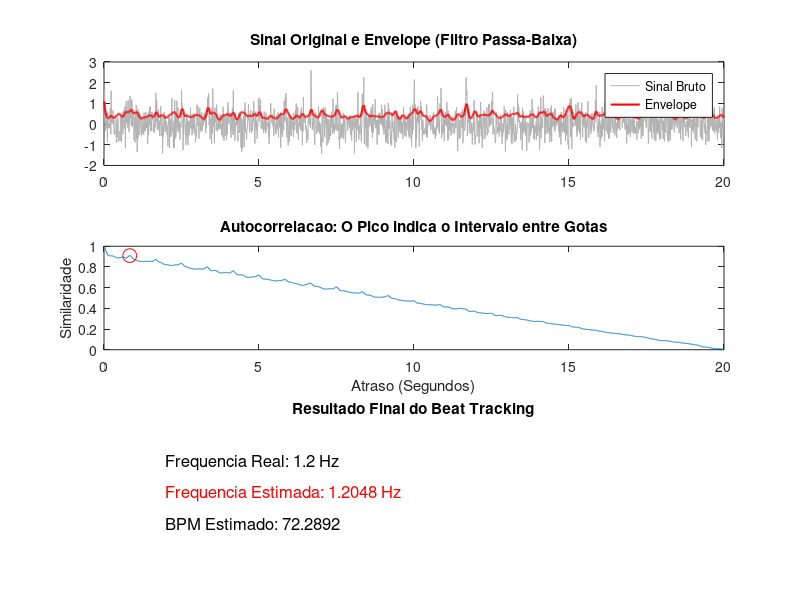

Recreate this plot in MATLAB.
pkg load signal; % Necessario para a funcao findpeaks no Octave
clear all; close all; clc;

% --- 1. Parametros e Sinal de Teste ---
fs = 100;               % Frequencia de amostragem (Hz)
T_total = 20;           % 20 segundos de video
t = 0:1/fs:T_total-1/fs;

% Simulando gotas reais (pulsos curtos) a 1.2 Hz (72 BPM)
f_real = 1.2; 
sinal_puro = mod(t, 1/f_real) < 0.05; % Gera pulsos de 50ms
ruido = 0.5 * randn(size(t));         % Ruido branco forte
x = sinal_puro + ruido;

% --- 2. Pre-processamento (Extracao de Envelope) ---
x_rect = abs(x);
[b, a] = butter(2, 5/(fs/2)); % Filtro passa-baixa de 5Hz para limpar o ruido
envelope = filtfilt(b, a, x_rect);

% --- 3. Autocorrelacao ---
% r eh o vetor de correlacao, lags eh o atraso em amostras
[r, lags] = xcorr(envelope, 'coeff');

% Pegamos apenas a metade positiva (atrasos de tempo reais)
meio = floor(length(lags)/2) + 1;
r_pos = r(meio:end);
lags_pos = lags(meio:end);

% --- 4. Busca do "Beat" (Primeiro Pico Significativo) ---
% Ignoramos o lag zero (correlacao 1.0) e ruidos de curtissimo prazo
dist_min = 0.25 * fs; % Considera no maximo 240 BPM
[pks, locs] = findpeaks(r_pos, "MinPeakDistance", dist_min, "MinPeakHeight", 0.2);

% O primeiro pico apos o zero representa o periodo (intervalo entre gotas)
if !isempty(locs)
    lag_batida = lags_pos(locs(1)); % Distancia em amostras
    periodo_segundos = lag_batida / fs;
    bpm_estimado = 60 / periodo_segundos;
    freq_estimado = 1 / periodo_segundos;
else
    bpm_estimado = 0;
    freq_estimado = 0;
end

% --- 5. Graficos ---
figure('Name', 'Beat Tracking por Autocorrelacao');

subplot(3,1,1);
plot(t, x, 'color', [0.7 0.7 0.7]); hold on;
plot(t, envelope, 'r', 'LineWidth', 1.5);
title('Sinal Original e Envelope (Filtro Passa-Baixa)');
legend('Sinal Bruto', 'Envelope');

subplot(3,1,2);
plot(lags_pos/fs, r_pos); hold on;
if !isempty(locs)
    plot(lags_pos(locs(1))/fs, r_pos(locs(1)), 'ro', 'MarkerSize', 10);
end
title('Autocorrelacao: O Pico indica o Intervalo entre Gotas');
xlabel('Atraso (Segundos)'); ylabel('Similaridade');

subplot(3,1,3);
text(0.1, 0.7, ['Frequencia Real: ', num2str(f_real), ' Hz'], 'FontSize', 12);
text(0.1, 0.4, ['Frequencia Estimada: ', num2str(freq_estimado), ' Hz'], 'FontSize', 12, 'Color', 'red');
text(0.1, 0.1, ['BPM Estimado: ', num2str(bpm_estimado)], 'FontSize', 12);
axis off; title('Resultado Final do Beat Tracking');

disp(['BPM Estimado: ', num2str(bpm_estimado)]);
pause;
